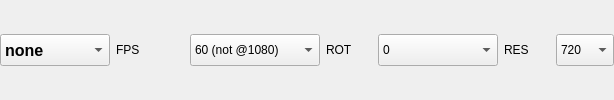
            <widget class="QWidget" name="horizontalWidget11" native="true">
             <property name="sizePolicy">
              <sizepolicy hsizetype="Expanding" vsizetype="Fixed">
               <horstretch>0</horstretch>
               <verstretch>0</verstretch>
              </sizepolicy>
             </property>
             <layout class="QHBoxLayout" name="horizontalLayout_19">
              <property name="spacing">
               <number>6</number>
              </property>
              <property name="leftMargin">
               <number>0</number>
              </property>
              <property name="topMargin">
               <number>0</number>
              </property>
              <property name="rightMargin">
               <number>0</number>
              </property>
              <property name="bottomMargin">
               <number>0</number>
              </property>
              <item>
               <widget class="QComboBox" name="comboBoxCam">
                <property name="sizePolicy">
                 <sizepolicy hsizetype="Fixed" vsizetype="Fixed">
                  <horstretch>0</horstretch>
                  <verstretch>0</verstretch>
                 </sizepolicy>
                </property>
                <property name="minimumSize">
                 <size>
                  <width>110</width>
                  <height>32</height>
                 </size>
                </property>
                <property name="maximumSize">
                 <size>
                  <width>110</width>
                  <height>32</height>
                 </size>
                </property>
                <property name="font">
                 <font>
                  <pointsize>12</pointsize>
                  <weight>75</weight>
                  <bold>true</bold>
                 </font>
                </property>
                <property name="styleSheet">
                 <string notr="true">QScrollBar { 
	width: 40px;
	background-color: rgba(85, 87, 83, 0.7);
}
QComboBox::item {
	padding-top: 6px;
	padding-bottom: 6px;
	height: 32px;
	min-height: 32px;
}
QComboBox::item:selected {
	background-color: rgb(78, 154, 6);
	padding-top: 6px;
	padding-bottom: 6px;
	height: 32px;
	min-height: 32px;
}</string>
                </property>
                <item>
                 <property name="text">
                  <string>none</string>
                 </property>
                </item>
                <item>
                 <property name="text">
                  <string>enabled</string>
                 </property>
                </item>
               </widget>
              </item>
              <item>
               <widget class="QLabel" name="label_33">
                <property name="sizePolicy">
                 <sizepolicy hsizetype="Fixed" vsizetype="Fixed">
                  <horstretch>0</horstretch>
                  <verstretch>0</verstretch>
                 </sizepolicy>
                </property>
                <property name="minimumSize">
                 <size>
                  <width>68</width>
                  <height>30</height>
                 </size>
                </property>
                <property name="maximumSize">
                 <size>
                  <width>68</width>
                  <height>30</height>
                 </size>
                </property>
                <property name="text">
                 <string>FPS</string>
                </property>
               </widget>
              </item>
              <item>
               <widget class="QComboBox" name="comboBoxFPS">
                <property name="sizePolicy">
                 <sizepolicy hsizetype="Fixed" vsizetype="Fixed">
                  <horstretch>0</horstretch>
                  <verstretch>0</verstretch>
                 </sizepolicy>
                </property>
                <property name="minimumSize">
                 <size>
                  <width>130</width>
                  <height>32</height>
                 </size>
                </property>
                <property name="maximumSize">
                 <size>
                  <width>130</width>
                  <height>32</height>
                 </size>
                </property>
                <property name="styleSheet">
                 <string notr="true">QScrollBar { 
	width: 40px;
	background-color: rgba(85, 87, 83, 0.7);
}
QComboBox::item {
	padding-top: 6px;
	padding-bottom: 6px;
	height: 32px;
	min-height: 32px;
}
QComboBox::item:selected {
	background-color: rgb(78, 154, 6);
	padding-top: 6px;
	padding-bottom: 6px;
	height: 32px;
	min-height: 32px;
}</string>
                </property>
                <property name="currentIndex">
                 <number>6</number>
                </property>
                <item>
                 <property name="text">
                  <string>5</string>
                 </property>
                </item>
                <item>
                 <property name="text">
                  <string>10</string>
                 </property>
                </item>
                <item>
                 <property name="text">
                  <string>15</string>
                 </property>
                </item>
                <item>
                 <property name="text">
                  <string>20</string>
                 </property>
                </item>
                <item>
                 <property name="text">
                  <string>24</string>
                 </property>
                </item>
                <item>
                 <property name="text">
                  <string>30</string>
                 </property>
                </item>
                <item>
                 <property name="text">
                  <string>60 (not @1080)</string>
                 </property>
                </item>
               </widget>
              </item>
              <item>
               <widget class="QLabel" name="label_30">
                <property name="sizePolicy">
                 <sizepolicy hsizetype="Fixed" vsizetype="Fixed">
                  <horstretch>0</horstretch>
                  <verstretch>0</verstretch>
                 </sizepolicy>
                </property>
                <property name="minimumSize">
                 <size>
                  <width>46</width>
                  <height>30</height>
                 </size>
                </property>
                <property name="maximumSize">
                 <size>
                  <width>46</width>
                  <height>30</height>
                 </size>
                </property>
                <property name="text">
                 <string>ROT</string>
                </property>
               </widget>
              </item>
              <item>
               <widget class="QComboBox" name="comboBoxRotation">
                <property name="sizePolicy">
                 <sizepolicy hsizetype="Fixed" vsizetype="Fixed">
                  <horstretch>0</horstretch>
                  <verstretch>0</verstretch>
                 </sizepolicy>
                </property>
                <property name="minimumSize">
                 <size>
                  <width>120</width>
                  <height>32</height>
                 </size>
                </property>
                <property name="maximumSize">
                 <size>
                  <width>120</width>
                  <height>32</height>
                 </size>
                </property>
                <property name="styleSheet">
                 <string notr="true">QScrollBar { 
	width: 40px;
	background-color: rgba(85, 87, 83, 0.7);
}
QComboBox::item {
	padding-top: 6px;
	padding-bottom: 6px;
	height: 32px;
	min-height: 32px;
}
QComboBox::item:selected {
	background-color: rgb(78, 154, 6);
	padding-top: 6px;
	padding-bottom: 6px;
	height: 32px;
	min-height: 32px;
}</string>
                </property>
                <item>
                 <property name="text">
                  <string>0</string>
                 </property>
                </item>
                <item>
                 <property name="text">
                  <string>90</string>
                 </property>
                </item>
                <item>
                 <property name="text">
                  <string>180</string>
                 </property>
                </item>
                <item>
                 <property name="text">
                  <string>270</string>
                 </property>
                </item>
               </widget>
              </item>
              <item>
               <widget class="QLabel" name="label_31">
                <property name="sizePolicy">
                 <sizepolicy hsizetype="Fixed" vsizetype="Fixed">
                  <horstretch>0</horstretch>
                  <verstretch>0</verstretch>
                 </sizepolicy>
                </property>
                <property name="minimumSize">
                 <size>
                  <width>46</width>
                  <height>30</height>
                 </size>
                </property>
                <property name="maximumSize">
                 <size>
                  <width>46</width>
                  <height>30</height>
                 </size>
                </property>
                <property name="text">
                 <string>RES</string>
                </property>
               </widget>
              </item>
              <item>
               <widget class="QComboBox" name="comboBoxResolution">
                <property name="sizePolicy">
                 <sizepolicy hsizetype="Expanding" vsizetype="Fixed">
                  <horstretch>0</horstretch>
                  <verstretch>0</verstretch>
                 </sizepolicy>
                </property>
                <property name="minimumSize">
                 <size>
                  <width>0</width>
                  <height>32</height>
                 </size>
                </property>
                <property name="maximumSize">
                 <size>
                  <width>16777215</width>
                  <height>32</height>
                 </size>
                </property>
                <property name="styleSheet">
                 <string notr="true">QScrollBar { 
	width: 40px;
	background-color: rgba(85, 87, 83, 0.7);
}
QComboBox::item {
	padding-top: 6px;
	padding-bottom: 6px;
	height: 32px;
	min-height: 32px;
}
QComboBox::item:selected {
	background-color: rgb(78, 154, 6);
	padding-top: 6px;
	padding-bottom: 6px;
	height: 32px;
	min-height: 32px;
}</string>
                </property>
                <property name="currentIndex">
                 <number>1</number>
                </property>
                <item>
                 <property name="text">
                  <string>480</string>
                 </property>
                </item>
                <item>
                 <property name="text">
                  <string>720</string>
                 </property>
                </item>
                <item>
                 <property name="text">
                  <string>1080</string>
                 </property>
                </item>
               </widget>
              </item>
             </layout>
            </widget>
